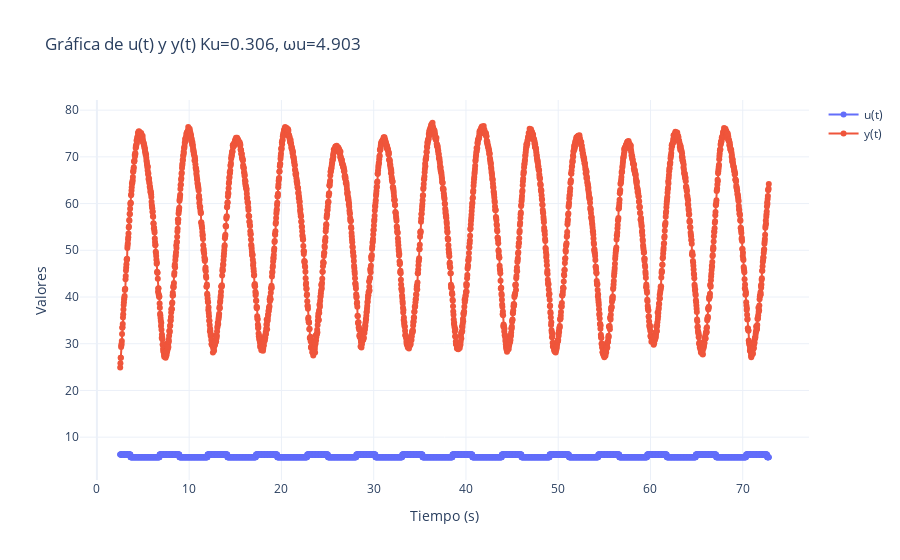

The code cell stored with this chart in its notebook:
### Markdown cell above
## Estimación Ku Omega
Codigo generado por ChatGPT

### Code cell
import pandas as pd
import plotly.graph_objects as go
import numpy as np

def calcular_parametros(df):
    # Medir el valor pico a pico de la salida y(t)
    ypp = df["y(t)"].max() - df["y(t)"].min()
    a = ypp / 2
    
    # Encontrar el periodo Tu de la oscilación de u(t)
    difs = np.diff(df["u(t)"].values)
    cruces = np.where(np.sign(difs[:-1]) != np.sign(difs[1:]))[0]
    if len(cruces) > 1:
        Tu = np.mean(np.diff(df["tiempo"].iloc[cruces]))
        print(Tu)
    else:
        Tu = np.nan  # No se detectaron suficientes cruces
        print(Tu)
    
    # Calcular Ku y ωu
    e = 0  # Ajuste según el sistema
    Ku = (4 / np.pi) * (df["u(t)"].max() / np.sqrt(a**2 - e**2)) if a > e else np.nan
    omega_u = (2 * np.pi) / Tu if Tu > 0 else np.nan
    
    return Ku, omega_u

def graficar_datos(archivo, n_skip):
    # Cargar datos omitiendo las primeras n filas
    df = pd.read_csv(archivo, skiprows=n_skip, sep=",", engine="python")
    
    # Nombrar columnas
    df.columns = ["tiempo", "u(t)", "y(t)"]
    
    # Calcular parámetros del sistema
    Ku, omega_u = calcular_parametros(df)
    
    # Crear gráfica con zoom habilitado
    fig = go.Figure()
    fig.add_trace(go.Scatter(x=df["tiempo"], y=df["u(t)"], mode='lines+markers', name="u(t)"))
    fig.add_trace(go.Scatter(x=df["tiempo"], y=df["y(t)"], mode='lines+markers', name="y(t)"))
    
    fig.update_layout(title=f"Gráfica de u(t) y y(t)\nKu={Ku:.3f}, ωu={omega_u:.3f}",
                      xaxis_title="Tiempo (s)",
                      yaxis_title="Valores",
                      template="plotly_white",
                      xaxis=dict(rangemode='normal'),
                      yaxis=dict(rangemode='normal'))
    
    fig.show()

# Graficar por primera vez
graficar_datos("salida (2).txt", n_skip=100)

### Figure 1 — Plotly figure (JSON) as saved in the notebook; plotly's stock layout.template omitted (floating-point values rounded to 4 significant figures; data arrays with more than 128 entries replaced by an {"elided": "..."} marker saying what was removed)
{"data": [{"mode": "lines+markers", "name": "u(t)", "type": "scatter", "x": {"elided": "2814 float values"}, "y": {"elided": "2814 float values"}}, {"mode": "lines+markers", "name": "y(t)", "type": "scatter", "x": {"elided": "2814 float values"}, "y": {"elided": "2814 float values"}}], "layout": {"title": {"text": "Gráfica de u(t) y y(t)\nKu=0.306, ωu=4.903"}, "xaxis": {"rangemode": "normal", "title": {"text": "Tiempo (s)"}}, "yaxis": {"rangemode": "normal", "title": {"text": "Valores"}}}}
